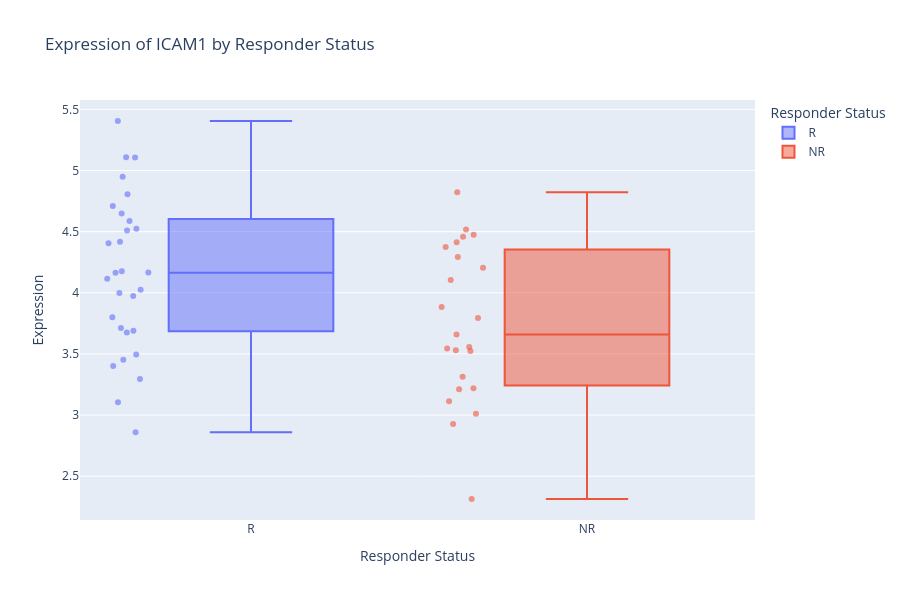
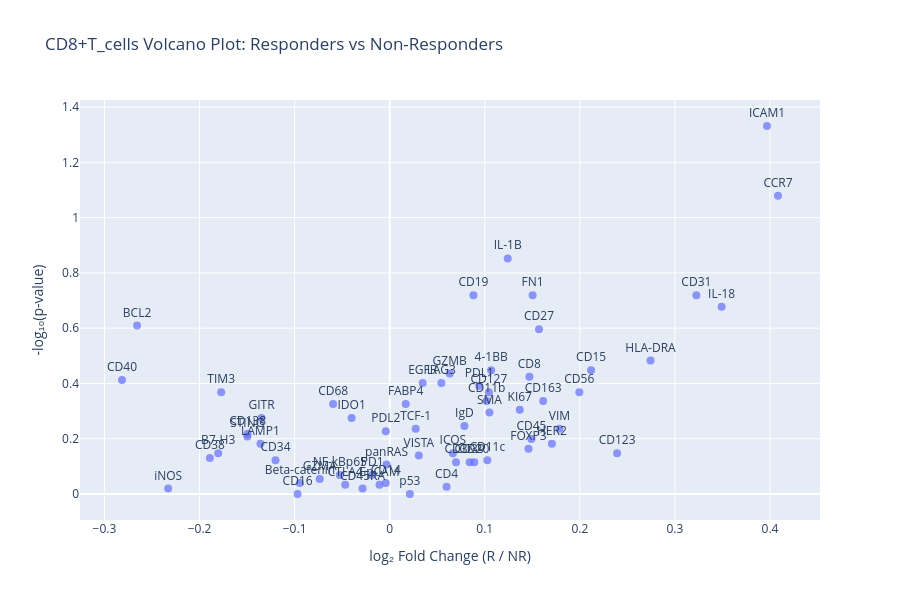

The notebook cell these images were saved under, in order:
### Markdown cell above
#### Non-Responder vs Responder Statistical Signifance

### Code cell
from scipy.stats import mannwhitneyu
from statsmodels.stats.multitest import multipletests
import plotly.express as px
import pandas as pd
import numpy as np

# Separate responders and non-responders
R_samples = stats_NRvR[stats_NRvR['responder_status'] == 'R']
NR_samples = stats_NRvR[stats_NRvR['responder_status'] == 'NR']

# Get all protein marker columns (exclude non-numeric and metadata columns)
exclude_cols = ['sample_id', 'responder_status', 'index']
marker_cols = [col for col in stats_NRvR.columns if col not in exclude_cols and pd.api.types.is_numeric_dtype(stats_NRvR[col])]

# Run Wilcoxon rank-sum test for each marker
results = []

for marker in marker_cols:
    r_vals = R_samples[marker].dropna()
    nr_vals = NR_samples[marker].dropna()

    if len(r_vals) > 0 and len(nr_vals) > 0:
        stat, pval = mannwhitneyu(r_vals, nr_vals, alternative='two-sided')

        # Compute log2 fold change (avoid division by 0)
        log2_fc = r_vals.mean() - nr_vals.mean()

        results.append({
            'Marker': marker,
            'R_mean': r_vals.mean(),
            'NR_mean': nr_vals.mean(),
            'U_stat': stat,
            'p_value': pval,
            'log2_FC': log2_fc
        })
    else:
        results.append({
            'Marker': marker,
            'R_mean': None,
            'NR_mean': None,
            'U_stat': None,
            'p_value': None,
            'log2_FC': None
        })

# Convert to DataFrame
wilcoxon_results_df = pd.DataFrame(results).dropna().sort_values('p_value')

# Optional: Adjust p-values for multiple comparisons (FDR)
pvals = wilcoxon_results_df['p_value'].values
_, fdr_corrected_pvals, _, _ = multipletests(pvals, method='fdr_bh')
wilcoxon_results_df['fdr_p_value'] = fdr_corrected_pvals

# Display sorted results
display(wilcoxon_results_df)

# Step 1: Find the most significant marker by FDR
top_marker = wilcoxon_results_df.sort_values('fdr_p_value').iloc[0]['Marker']
print(f"Most significant marker: {top_marker}")

# Step 2: Create box plot
boxplot_df = stats_NRvR[['responder_status', top_marker]].copy().dropna()
fig = px.box(
    boxplot_df,
    x='responder_status',
    y=top_marker,
    points="all",
    color='responder_status',
    title=f"Expression of {top_marker} by Responder Status",
    labels={'responder_status': 'Responder Status', top_marker: 'Expression'}
)
fig.update_traces(jitter=0.3, marker_opacity=0.6)
fig.update_layout(width=900, height=600)
fig.show()

# Step 3: Volcano Plot
volcano_df = wilcoxon_results_df.dropna(subset=['log2_FC', 'p_value']).copy()
volcano_df['-log10_pval'] = -np.log10(volcano_df['p_value'])

volcano_fig = px.scatter(
    volcano_df,
    x='log2_FC',
    y='-log10_pval',
    text='Marker',
    title=F"{target_cell_type} Volcano Plot: Responders vs Non-Responders",
    labels={'log2_FC': 'log₂ Fold Change (R / NR)', '-log10_pval': '-log₁₀(p-value)'},
    hover_data=['Marker', 'p_value', 'fdr_p_value', 'log2_FC']
)
volcano_fig.update_traces(marker=dict(size=8, opacity=0.7), textposition='top center')
volcano_fig.update_layout(width=900, height=600)
volcano_fig.show()

### Figure 1 — Plotly figure (JSON) as saved in the notebook; plotly's stock layout.template omitted (floating-point values rounded to 4 significant figures)
{"data": [{"alignmentgroup": "True", "boxpoints": "all", "hovertemplate": "Responder Status=%{x}<br>Expression=%{y}<extra></extra>", "jitter": 0.3, "legendgroup": "R", "marker": {"color": "#636efa", "opacity": 0.6}, "name": "R", "notched": false, "offsetgroup": "R", "orientation": "v", "showlegend": true, "type": "box", "x": ["R", "R", "R", "R", "R", "R", "R", "R", "R", "R", "R", "R", "R", "R", "R", "R", "R", "R", "R", "R", "R", "R", "R", "R", "R", "R", "R", "R", "R"], "x0": " ", "xaxis": "x", "y": [4.175, 4.805, 3.452, 4.709, 3.8, 4.524, 3.104, 3.495, 3.69, 5.106, 5.405, 4.509, 4.165, 4.166, 3.974, 3.999, 3.674, 4.417, 4.406, 4.949, 3.4, 3.713, 2.86, 3.295, 4.024, 5.108, 4.648, 4.587, 4.115], "y0": " ", "yaxis": "y"}, {"alignmentgroup": "True", "boxpoints": "all", "hovertemplate": "Responder Status=%{x}<br>Expression=%{y}<extra></extra>", "jitter": 0.3, "legendgroup": "NR", "marker": {"color": "#EF553B", "opacity": 0.6}, "name": "NR", "notched": false, "offsetgroup": "NR", "orientation": "v", "showlegend": true, "type": "box", "x": ["NR", "NR", "NR", "NR", "NR", "NR", "NR", "NR", "NR", "NR", "NR", "NR", "NR", "NR", "NR", "NR", "NR", "NR", "NR", "NR", "NR", "NR", "NR"], "x0": " ", "xaxis": "x", "y": [3.544, 4.474, 4.292, 3.211, 2.927, 3.314, 3.011, 4.517, 3.658, 3.53, 3.794, 3.524, 4.457, 3.219, 4.821, 4.204, 3.884, 2.313, 3.114, 4.374, 4.413, 4.105, 3.557], "y0": " ", "yaxis": "y"}], "layout": {"boxmode": "overlay", "height": 600, "legend": {"title": {"text": "Responder Status"}, "tracegroupgap": 0}, "title": {"text": "Expression of ICAM1 by Responder Status"}, "width": 900, "xaxis": {"anchor": "y", "autorange": true, "categoryarray": ["R", "NR"], "categoryorder": "array", "domain": [0, 1], "range": [-0.509, 1.5], "title": {"text": "Responder Status"}, "type": "category"}, "yaxis": {"anchor": "x", "autorange": true, "domain": [0, 1], "range": [2.142, 5.577], "title": {"text": "Expression"}, "type": "linear"}}}

### Figure 2 — Plotly figure (JSON) as saved in the notebook; plotly's stock layout.template omitted (floating-point values rounded to 4 significant figures; data arrays with more than 128 entries replaced by an {"elided": "..."} marker saying what was removed)
{"data": [{"customdata": {"elided": "62x3 mixed values"}, "hovertemplate": "log₂ Fold Change (R / NR)=%{x}<br>-log₁₀(p-value)=%{y}<br>Marker=%{customdata[0]}<br>p_value=%{customdata[1]}<br>fdr_p_value=%{customdata[2]}<extra></extra>", "legendgroup": "", "marker": {"color": "#636efa", "opacity": 0.7, "size": 8, "symbol": "circle"}, "mode": "markers+text", "name": "", "orientation": "v", "showlegend": false, "text": ["ICAM1", "CCR7", "IL-1B", "FN1", "CD31", "CD19", "IL-18", "BCL2", "CD27", "HLA-DRA", "4-1BB", "CD15", "GZMB", "CD8", "CD40", "LAG3", "EGFR", "PDL1", "CD127", "TIM3", "CD56", "CD163", "CD11b", "FABP4", "CD68", "KI67", "SMA", "IDO1", "GITR", "IgD", "TCF-1", "VIM", "PDL2", "CD138", "STING", "CD45", "LAMP1", "HER2", "FOXP3", "B7-H3", "ICOS", "CD123", "VISTA", "CD38", "CD11c", "CD34", "CD3", "CD20", "CD39", "panRAS", "NF-kBp65", "PD1", "GZMA", "CD14", "Beta-catenin", "EpCAM", "CTLA4", "CD4", "CD45RA", "iNOS", "p53", "CD16"], "textposition": "top center", "type": "scatter", "x": [0.3969, 0.4085, 0.1241, 0.1504, 0.3226, 0.08805, 0.3492, -0.2658, 0.1571, 0.2743, 0.1067, 0.2118, 0.06307, 0.1469, -0.2816, 0.05437, 0.03472, 0.0942, 0.1043, -0.1773, 0.1994, 0.1614, 0.102, 0.01683, -0.05949, 0.1368, 0.1049, -0.04007, -0.1349, 0.07855, 0.02736, 0.1786, -0.004118, -0.1495, -0.1498, 0.1491, -0.136, 0.1706, 0.146, -0.1804, 0.06645, 0.2392, 0.03062, -0.1891, 0.1027, -0.1201, 0.06975, 0.08892, 0.08408, -0.003322, -0.05251, -0.01843, -0.07364, -0.004143, -0.09448, -0.01075, -0.04677, 0.05983, -0.02861, -0.2331, 0.0212, -0.0969], "xaxis": "x", "y": [1.332, 1.079, 0.8523, 0.7193, 0.7193, 0.7193, 0.6772, 0.6095, 0.5963, 0.483, 0.4474, 0.4474, 0.4358, 0.4242, 0.4128, 0.4015, 0.4015, 0.3903, 0.3683, 0.3683, 0.3683, 0.3362, 0.3362, 0.3257, 0.3257, 0.305, 0.2949, 0.2749, 0.2749, 0.2457, 0.2362, 0.2362, 0.2268, 0.2176, 0.2084, 0.1993, 0.1815, 0.1815, 0.1642, 0.1472, 0.1472, 0.1472, 0.1389, 0.1307, 0.1226, 0.1226, 0.1146, 0.1146, 0.1146, 0.1066, 0.06863, 0.06863, 0.05413, 0.04002, 0.04002, 0.03311, 0.03311, 0.02629, 0.01958, 0.01958, 0, 0], "yaxis": "y"}], "layout": {"height": 600, "legend": {"tracegroupgap": 0}, "title": {"text": "CD8+T_cells Volcano Plot: Responders vs Non-Responders"}, "width": 900, "xaxis": {"anchor": "y", "autorange": true, "domain": [0, 1], "range": [-0.3258, 0.4526], "title": {"text": "log₂ Fold Change (R / NR)"}, "type": "linear"}, "yaxis": {"anchor": "x", "autorange": true, "domain": [0, 1], "range": [-0.09407, 1.426], "title": {"text": "-log₁₀(p-value)"}, "type": "linear"}}}
